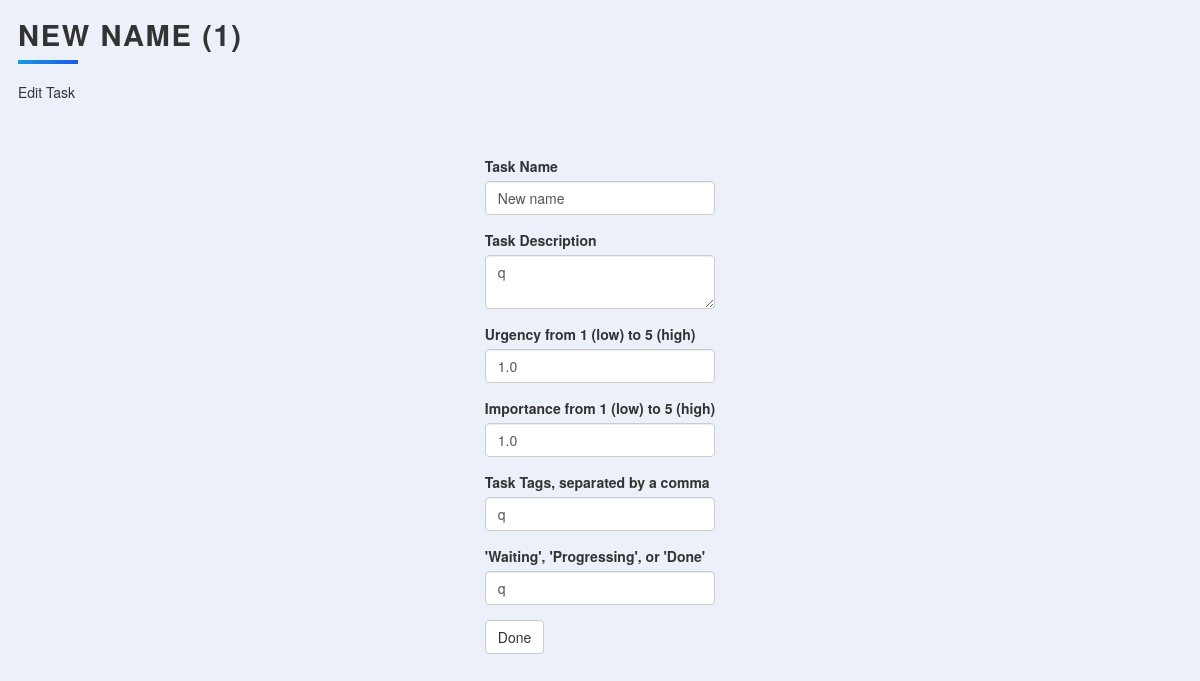
The page /edit?id=1 on the database as committed earlier.
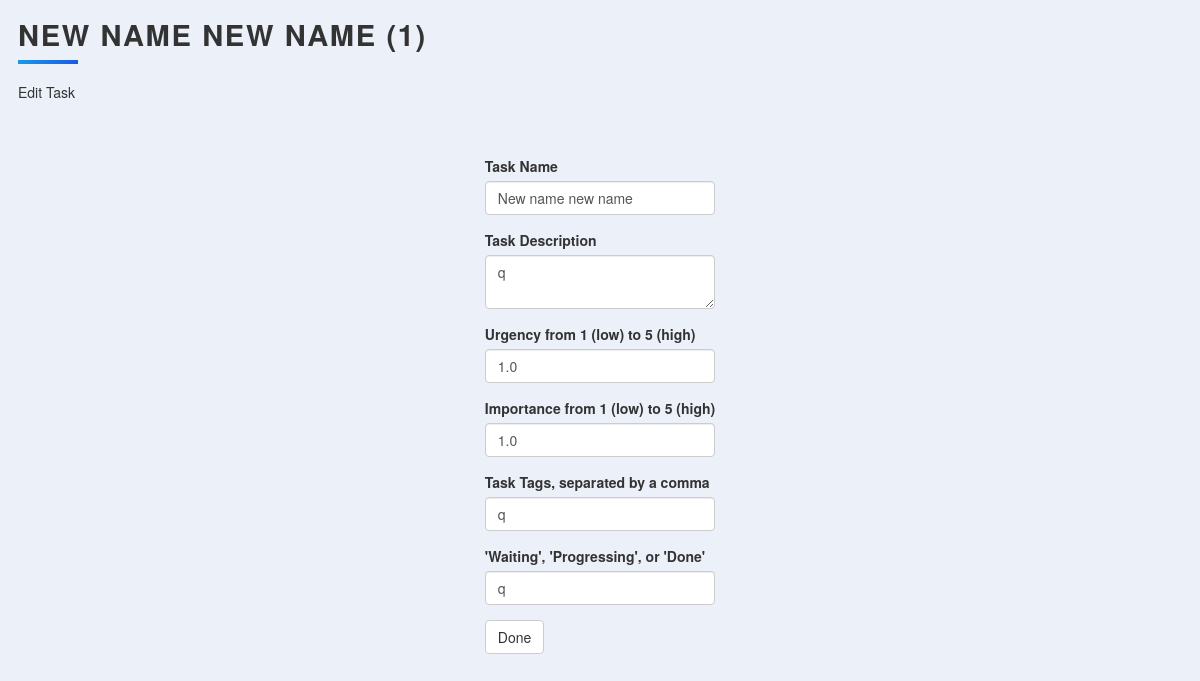
The same page on the database as committed later.
### main.py (models this page shows, shortened)
class Task(db.Model):
    id = db.Column(db.Integer, primary_key=True)
    title = db.Column(db.String(250), nullable=False)
    description = db.Column(db.String(500), nullable=True)
    urgency = db.Column(db.Float, nullable=True)
    importance = db.Column(db.Float, nullable=True)
    tags = db.Column(db.String(250), nullable=True)
    status = db.Column(db.String(250), nullable=True)

### main.py (the view, shortened to what this page needs)
@app.route("/edit", methods=["GET", "POST"])
def edit_task():
    task_id = request.args.get("id")
    print(task_id)
    task = Task.query.get(task_id)
    print('checkpoint')
    edit_form = TaskForm(
        title=task.title,
        description=task.description,
        urgency=task.urgency,
        importance=task.importance,
        tags=task.tags,
        status=task.status
    )
    return render_template("edit.html", task=task, form=edit_form)

### main.py
class TaskForm(FlaskForm):
    title = StringField("Task Name")
    description = TextAreaField("Task Description")
    urgency = StringField("Urgency from 1 (low) to 5 (high)")
    importance = StringField("Importance from 1 (low) to 5 (high)")
    tags = StringField("Task Tags, separated by a comma")
    status = StringField("'Waiting', 'Progressing', or 'Done'")
    submit = SubmitField("Done")

### templates/edit.html (shortened to what this page needs)
{% extends 'bootstrap/base.html' %}
{% import "bootstrap/wtf.html" as wtf %}
{% block styles %}
  {{ super() }}
  <link rel="stylesheet" href="{{ url_for('static', filename='css/styles.css') }}">
{% endblock %}
{% block content %}
<div class="content">
  <h1 class="heading">{{ task.title }} ({{ task.id }})</h1>
    <p class="description">Edit Task</p>
      {{ wtf.quick_form(form, novalidate=True) }}
  </div>
{% endblock %}

### static/css/styles.css (style rules this page uses)
*, *:before, *:after { box-sizing: border-box; }
html { font-size: 18px; line-height: 1.5; font-weight: 300; color: #333; font-family: "Nunito Sans", sans-serif; }
body { margin: 0; padding: 0; height: 100vh; background-color: #ecf0f9; background-attachment: fixed; }
.content { display: flex; margin: 0 auto; justify-content: center; align-items: center; flex-wrap: wrap; max-width: 1500px; }
.heading { width: 100%; margin-left: 1rem; font-weight: 900; font-size: 1.618rem; text-transform: uppercase; letter-spacing: 0.1ch; line-height: 1; padding-bottom: 0.5em; margin-bottom: 1rem; position: relative; }
.heading:after { display: block; content: ''; position: absolute; width: 60px; height: 4px; background: linear-gradient(135deg, #1a9be6, #1a57e6); bottom: 0; }
.description { width: 100%; margin-top: 0; margin-left: 1rem; margin-bottom: 3rem; }

Rows that differ between the two databases and show on the page:
changed Task id 1: title "NEW NAME" → "NEW NAME NEW NAME"; title "New name" → "New name new name"
